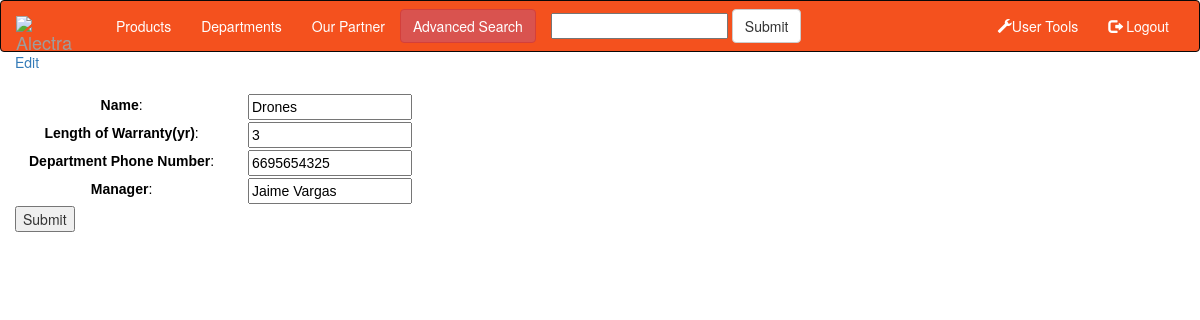
/department_edit/2 (signed in), run on the app's committed database.
### tables this page shows
CREATE TABLE "departments" (
	`dept_id`	INTEGER NOT NULL PRIMARY KEY AUTOINCREMENT,
	`dept_name`	TEXT NOT NULL,
	`warranty`	INTEGER NOT NULL,
	`dept_phone`	INTEGER NOT NULL,
	`dept_manager`	TEXT NOT NULL
);

### src/views.py (the view)
@app.route('/department_edit/<key>', methods = ['GET', 'POST'])
@vom.login_required
def department_edit(key):
    return vut.department_edit(key)

### src/models.py
class DepartmentForm(Form):
	dept_name    = TextField(label = 'Name', validators = [InputRequired()])
	warranty   	 = IntegerField(label = 'Length of Warranty(yr)', validators = [InputRequired(), NumberRange(max = 6)])#Not sure about this line
	dept_phone 	 = TextField(label = 'Department Phone Number', validators = [InputRequired()])# HAVE to CHECK how to restrict this
	dept_manager = TextField(label = 'Manager', validators = [InputRequired()])

### src/views_option_misc.py (called while the page is built)
def login_required(f):
    @wraps(f)
    def wrap(*args, **kwargs):
        if 'logged_in' in session:
            return f(*args, **kwargs)
        else:
            flash("You need to login first!", 'danger')
            return redirect(url_for('login'))
    return wrap

### src/views_user_tools.py (called while the page is built, shortened)
def department_edit(key):
    command = """SELECT *
                FROM departments
                WHERE dept_id = {p1}
    """.format(p1 = key)
    cursor.execute(command)
    single_department = cursor.fetchall()[0] #gets all the information on the product with id = <key>
    form = DepartmentForm(request.form, csrf_enabled = False, dept_name = single_department[1], warranty = single_department[2],
                        dept_phone = single_department[3], dept_manager = single_department[4])
    if form.errors:
        flash(form.errors, 'danger')
    return render_template('department_edit.html', form = form, dept_id = key)#not sure about here

### src/templates/department_edit.html
{% extends 'base.html' %}
{% block container %}
<a style="margin-right:25px" href="{{ url_for('department_edit', key = dept_id) }}">Edit</a>
<form method= "POST" action="">
<table>
  <br>
  {% for field in form %}
    <tr>
    <td>{{ field.label }}: &nbsp;</td><td>{{ field }}</td>
    </tr>
  {% endfor %}
</table>
<p><input type=submit value=Submit></form></p>
{% endblock %}

### data on the page
departments: form "Drones" "3" "6695654325" "Jaime Vargas"

### other printed values
{{ field.label }} "Name" "Length of Warranty(yr)" "Department Phone Number" "Manager"
